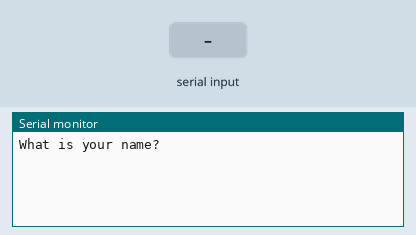
The sketch below on a simulated Arduino Uno, built with avr-gcc and run on an emulated ATmega328P. Shown: the last lines printed to the serial monitor. Inputs (shaded band) come from the test bench.

Above: at 1.2 s.
1.3 s: "1" received over Serial
At 3.3 s:
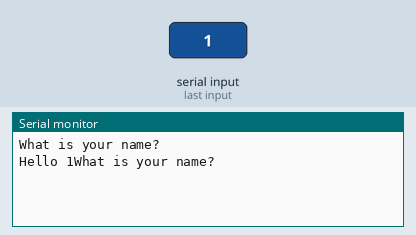
3.8 s: "0" received over Serial
At 5.2 s:
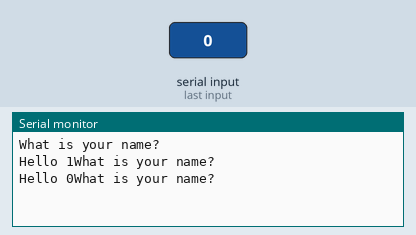
5.3 s: "2" received over Serial
At 7.5 s:
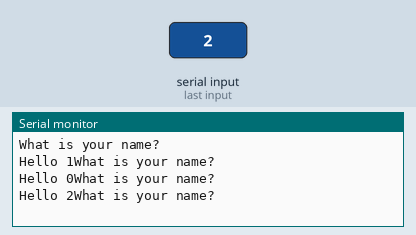

Measured:
- after the input at 1.3 s, the serial monitor: prints a new line after 1.0 s (image 1)
- after the input at 3.8 s, the serial monitor: prints a new line after 1.0 s (image 2)
- after the input at 5.3 s, the serial monitor: prints a new line after 1.0 s (image 3)

The sketch:

What_Is_Your_Name.ino
```cpp
String myName;
String msg="What is your name?";
String msg2="Hello ";

// Ask, Wait, Read

void setup() {
Serial.begin(9600);

}

void loop() {
Serial.println(msg);
while (Serial.available()==0){
  // do nothing until data is here
}
myName=Serial.readString();
Serial.print(msg2);
Serial.print(myName);
}
```
